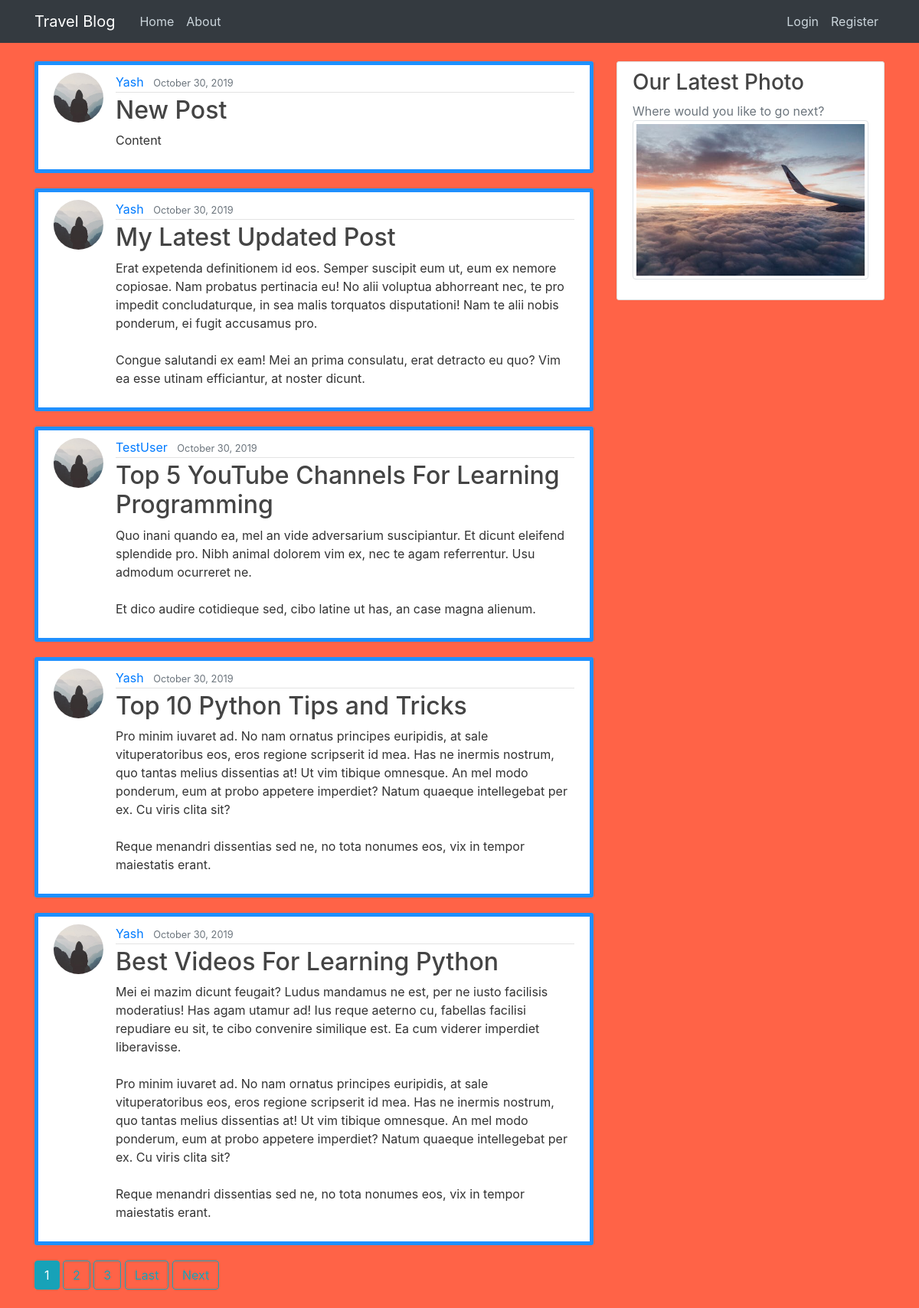
The page / on the database its author committed.
### blog/models.py (models this page shows, shortened)
class Post(models.Model):
    title = models.CharField(max_length=100)
    content = models.TextField()
    date_posted = models.DateTimeField(default=timezone.now)
    author = models.ForeignKey(User, on_delete=models.CASCADE)

### users/models.py (models this page shows, shortened)
class Profile(models.Model):
    user = models.OneToOneField(User, on_delete=models.CASCADE)
    image = models.ImageField(default='default.jpg', upload_to='profile_pics')

### blog/views.py (the view)
# urls.py: path('', PostListView.as_view(), name='blog-home'),
class PostListView(ListView):
    model = Post
    template_name = 'blog/home.html'
    context_object_name = 'posts'
    ordering = ['-date_posted']
    paginate_by = 5

### blog/templates/blog/home.html (shortened to what this page needs)
{% extends "blog/base.html"%}
{% block content%}
    {%for post in posts%}
       <article class="media content-section", style="border:5px solid DodgerBlue;">
           <img class="rounded-circle article-img" src="{{ post.author.profile.image.url }} ">
           <div class="media-body">
            <div class="article-metadata ">
              <a class="mr-2" href="{% url 'user-posts' post.author.username %}">{{ post.author }}</a>
              <small class="text-muted">{{ post.date_posted|date:'F d, Y' }}</small>
            </div>
            <h2><a class="article-title" href="{% url 'post-detail' post.id %}">{{ post.title }}</a></h2>
            <p class="article-content">{{ post.content }}</p>
           </div>
       </article>
    {% endfor %}
    {% if is_paginated %}
        {% for num in page_obj.paginator.page_range %}
            {% if page_obj.number == num %}
                <a class="btn btn-info mb-4"href="?page={{ num }}">{{ num }}</a>
            {% elif num > page_obj.number|add:'-3' and num < page_obj.number|add:'3' %}
                <a class="btn btn-outline-info mb-4"href="?page={{ num }}">{{ num }}</a>
            {% endif %}
        {% endfor %}
        {% if page_obj.has_next %}
            <a class="btn btn-outline-info mb-4"href="?page={{ page_obj.paginator.num_pages }}">Last</a>
            <a class="btn btn-outline-info mb-4"href="?page={{ page_obj.next_page_number}}">Next</a>
        {% endif %}
    {% endif %}
{% endblock content%}

### blog/templates/blog/base.html (shortened to what this page needs)
{% load static %}
<!DOCTYPE html>
<html lang="en">
<head>
    <link rel="stylesheet" href="https://stackpath.bootstrapcdn.com/bootstrap/4.3.1/css/bootstrap.min.css">
    <link rel="stylesheet" type="text/css" href= "{% static 'blog/main.css' %}">
</head>
<body style="background-color:tomato;">
    <header class="site-header">
    <nav class="navbar navbar-expand-md navbar-dark bg-dark fixed-top">
    <div class="container">
      <a class="navbar-brand mr-4" href="{% url 'blog-home' %}">Travel Blog</a>
      <div class="collapse navbar-collapse" id="navbarToggle">
        <div class="navbar-nav mr-auto">
          <a class="nav-item nav-link" href="{% url 'blog-home' %}">Home</a>
          <a class="nav-item nav-link" href="{% url 'blog-about' %}">About</a>
        </div>
        <div class="navbar-nav">
            {% if user.is_authenticated %}
                <a class="nav-item nav-link" href="{% url 'post-create'%}">New Post</a>
                <a class="nav-item nav-link" href="{% url 'profile'%}">Profile</a>
                <a class="nav-item nav-link" href="{% url 'logout'%}">Logout</a>
            {% else %}
                <a class="nav-item nav-link" href="{% url 'login'%}">Login</a>
                <a class="nav-item nav-link" href="{% url 'register'%}">Register</a>
            {% endif%}
        </div>
      </div>
    </div>
    </nav>
    </header>
    <main role="main" class="container">
    <div class="row">
    <div class="col-md-8">
        {% block content %}{% endblock %}
    </div>
    <div class="col-md-4">
      <div class="content-section">
        <h3>Our Latest Photo</h3>
        <p class='text-muted'>Where would you like to go next?
          <img class="img-thumbnail" src="/media/travelphoto.jpg" >
        </p>
      </div>
    </div>
    </div>
    </main>
</body>
</html>

### blog/static/blog/main.css (style rules this page uses)
body { background: #fafafa; color: #333333; margin-top: 5rem; }
h1, h2, h3, h4, h5, h6 { color: #444444; }
.site-header .navbar-nav .nav-link { color: #cbd5db; }
.content-section { background: #ffffff; padding: 10px 20px; border: 1px solid #dddddd; border-radius: 3px; margin-bottom: 20px; }
.article-title { color: #444444; }
.article-content { white-space: pre-line; }
.article-img { height: 65px; width: 65px; margin-right: 16px; }
.article-metadata { padding-bottom: 1px; margin-bottom: 4px; border-bottom: 1px solid #e3e3e3 }

### rows shown on the page
Post: author.profile.image (placeholder picture), author "Yash", date_posted "October 30, 2019", title "New Post", content "Content"
Post: author.profile.image (placeholder picture), author "Yash", date_posted "October 30, 2019", title "My Latest Updated Post", content "Erat expetenda definitionem id eos. Semper suscipit eum ut, eum ex nemore copiosae. Nam probatus pertinacia eu! No alii voluptua abhorreant nec, te pro impedit concludaturque, in sea malis torquatos disputationi! Nam te alii nobis ponderum, ei fugit accusamus pro. Congue salutandi ex eam! Mei an prima consulatu, erat detracto eu quo? Vim ea esse utinam efficiantur, at noster dicunt."
Post: author.profile.image (placeholder picture), author "TestUser", date_posted "October 30, 2019", title "Top 5 YouTube Channels For Learning Programming", content "Quo inani quando ea, mel an vide adversarium suscipiantur. Et dicunt eleifend splendide pro. Nibh animal dolorem vim ex, nec te agam referrentur. Usu admodum ocurreret ne. Et dico audire cotidieque sed, cibo latine ut has, an case magna alienum."
Post: author.profile.image (placeholder picture), author "Yash", date_posted "October 30, 2019", title "Top 10 Python Tips and Tricks", content "Pro minim iuvaret ad. No nam ornatus principes euripidis, at sale vituperatoribus eos, eros regione scripserit id mea. Has ne inermis nostrum, quo tantas melius dissentias at! Ut vim tibique omnesque. An mel modo ponderum, eum at probo appetere imperdiet? Natum quaeque intellegebat per ex. Cu viris clita sit? Reque menandri dissentias sed ne, no tota nonumes eos, vix in tempor maiestatis erant."
Post: author.profile.image (placeholder picture), author "Yash", date_posted "October 30, 2019", title "Best Videos For Learning Python", content "Mei ei mazim dicunt feugait? Ludus mandamus ne est, per ne iusto facilisis moderatius! Has agam utamur ad! Ius reque aeterno cu, fabellas facilisi repudiare eu sit, te cibo convenire similique est. Ea cum viderer imperdiet liberavisse. Pro minim iuvaret ad. No nam ornatus principes euripidis, at sale vituperatoribus eos, eros regione scripserit id mea. Has ne inermis nostrum, quo tantas melius dissentias at! Ut vim tibique omnesque. An mel modo ponderum, eum at probo appetere imperdiet? Natum quaeque intellegebat per ex. Cu viris clita sit? Reque menandri dissentias sed ne, no tota nonumes eos, vix in tempor maiestatis erant."

### other values the page prints
{{ num }} "1"
{{ num }} "2" "3"
